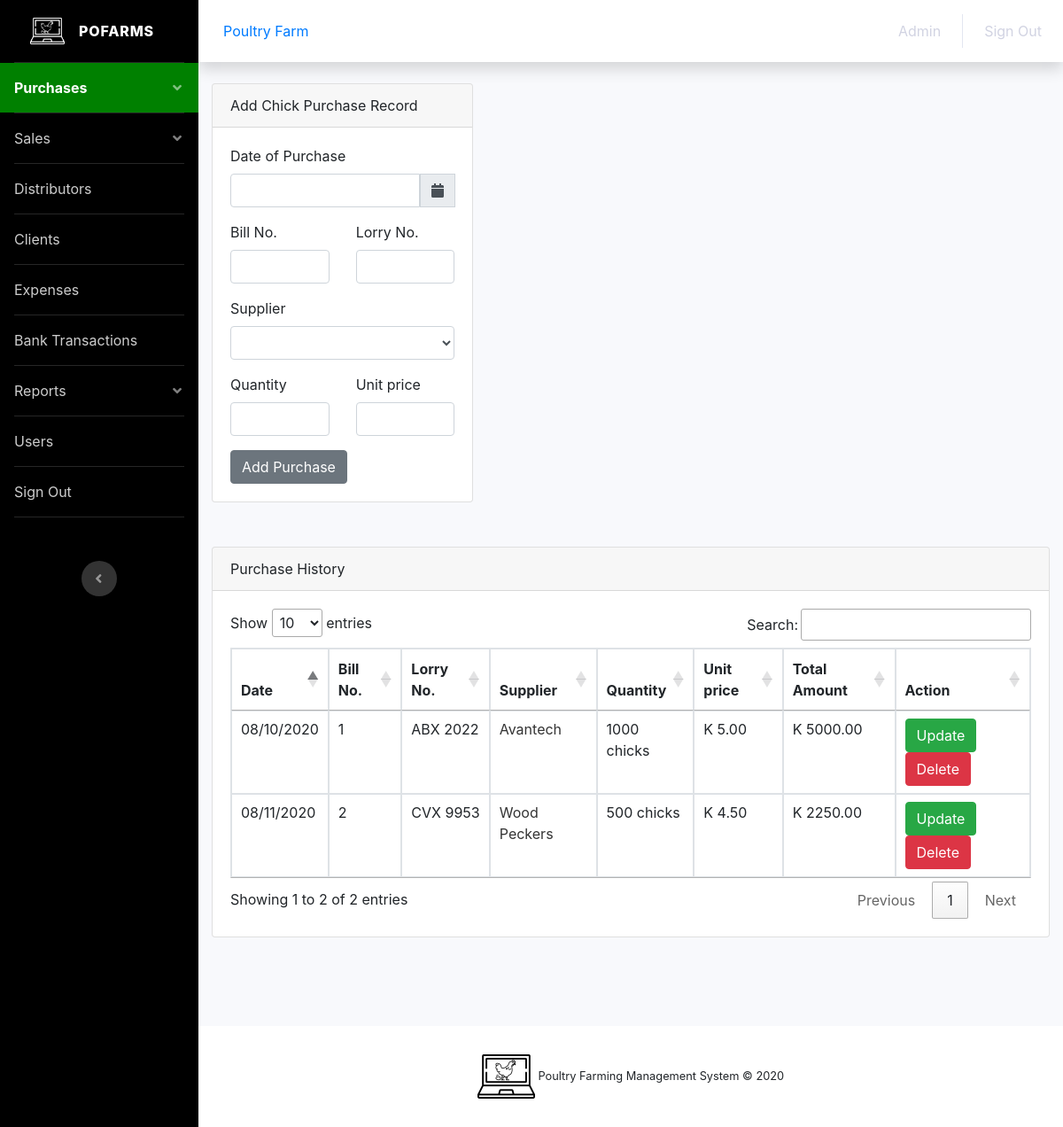
Page /chicken.php (signed in) on the committed database.
### tables this page shows
CREATE TABLE `chick_purchase` (
  `id` int(15) NOT NULL,
  `name_idd` varchar(50) NOT NULL,
  `date` varchar(25) NOT NULL,
  `b_no` varchar(15) NOT NULL,
  `l_no` varchar(15) NOT NULL,
  `supplier` varchar(50) NOT NULL,
  `qty` varchar(10) NOT NULL,
  `u_price` double(9,2) NOT NULL,
  `t_amount` double(9,2) NOT NULL
);

### database/server.php (called while the page is built, shortened)
<?php
$u_date ="";
$u_l_no ="";
$u_u_price ="";
$edit_state ="";
?>

### chicken.php (the view, shortened to what this page needs)
<?php
include 'database/config.php';
$comp_name = $_SESSION['name'];
?>
<!DOCTYPE html>
<html lang="en">
<head>
  <link rel="stylesheet" type="text/css" href="assets/css/styles.css">
  <link href="https://cdnjs.cloudflare.com/ajax/libs/font-awesome/5.13.0/css/all.min.css" rel="stylesheet">
  <link rel="stylesheet" href="https://stackpath.bootstrapcdn.com/font-awesome/4.5.0/css/font-awesome.min.css">
  <link href="https://cdnjs.cloudflare.com/ajax/libs/bootstrap-datepicker/1.7.1/css/bootstrap-datepicker.min.css" rel="stylesheet"/>
  <link href="assets/css/dashboard.css" rel="stylesheet">
  <link rel="stylesheet" type="text/css" href="assets/css/styles.css">
  <link rel="stylesheet" type="text/css" href="//cdn.datatables.net/1.10.21/css/jquery.dataTables.min.css">
  <link rel="stylesheet" href="https://stackpath.bootstrapcdn.com/bootstrap/4.5.0/css/bootstrap.min.css">
  <link rel="stylesheet" href="https://maxcdn.bootstrapcdn.com/bootstrap/4.0.0/css/bootstrap.min.css">
  <link rel="stylesheet" href="https://cdnjs.cloudflare.com/ajax/libs/font-awesome/4.7.0/css/font-awesome.min.css">
</head>
<body id="page-top">
  <div id="wrapper">
    <ul class="navbar-nav bg-gradient-black sidebar sidebar-dark accordion" id="accordionSidebar">
      <a class="sidebar-brand d-flex align-items-center justify-content-center" href="dashboard.php">
        <div class="sidebar-brand-icon">
          <div class="logo-header"><img src="assets/img/pofarms_white.png"></div>
        </div>
        <div class="sidebar-brand-text mx-3">Pofarms</div>
      </a>
      <li class="nav-item active">
        <a href="#collapsePurchase" class="nav-link" data-toggle="collapse" role="button" aria-expanded="false" aria-controls="collapsePurchase">Purchases</a>
      </li>
      <hr class="sidebar-divider my-0">
      <li class="nav-item">
        <a href="#collapseSales" class="nav-link" data-toggle="collapse" role="button" aria-expanded="false" aria-controls="collapsePurchase">Sales</a>
      </li>
      <hr class="sidebar-divider my-0">
      <li class="nav-item">
        <a href="distributor.php" class="nav-link">Distributors</a>
      </li>
      <hr class="sidebar-divider my-0">
      <li class="nav-item">
        <a href="client.php" class="nav-link">Clients</a>
      </li>
      <hr class="sidebar-divider my-0">
      <li class="nav-item">
        <a href="expense.php" class="nav-link">Expenses</a>
      </li>
      <hr class="sidebar-divider my-0">
      <li class="nav-item">
        <a href="bank.php" class="nav-link">Bank Transactions</a>
      </li>
      <hr class="sidebar-divider my-0">
      <li class="nav-item">
        <a href="#collapseReports" class="nav-link" data-toggle="collapse" role="button" aria-expanded="false" aria-controls="collapsePurchase">Reports</a>
      </li>
      <hr class="sidebar-divider my-0">
      <li class="nav-item">
        <a href="users.php" class="nav-link">Users</a>
      </li>
      <hr class="sidebar-divider my-0">
      <li class="nav-item">
        <a href="signout.php" class="nav-link">Sign Out</a>
      </li>
      <hr class="sidebar-divider my-0">
      <div class="text-center d-none d-md-inline">
        <button class="rounded-circle border-0" id="sidebarToggle"></button>
      </div>
    </ul>
    <div id="content-wrapper" class="d-flex flex-column">
      <div id="content">
        <nav class="navbar navbar-expand navbar-light bg-white topbar mb-4 static-top shadow">
          <div class="nav-item"><a href="dashboard.php" class="nav-link"><?php echo $_SESSION['name']; ?></a></div>
          <ul class="navbar-nav ml-auto">
            <li class="nav-item">
              <a href="#" class="nav-link"><?php echo $_SESSION['type']; ?></a>
            </li>
            <li class="nav-item">
              <a href="signout.php" class="nav-link">Sign Out</a>
            </li>
          </ul>
        </nav>
        <div class="container-fluid">
          <div class="row">
            <div class="col-xl-4 col-lg-7">
              <div class="card">
                <div class="card-header">Add Chick Purchase Record</div>
                <div class="card-body">
                  <div class="form">
                    <form method="post">
                      <div class="form-group">
                        <label>Date of Purchase</label>
                        <div class="input-group date">
                          <input type="text" name="date" class="form-control" required="" id="datepicker" value="<?php echo $u_date; ?>">
                          <div class="input-group-prepend">
                            <span class="input-group-text" id="basic-addon"><i class="fas fa-calendar"></i></span>
                          </div>
                        </div>
                      </div>
                      <div class="row">
                        <div class="col-xl-6">
                          <div class="form-group">
                            <label>Bill No.</label>
                            <input type="number" name="b_no" class="form-control" required="" value="<?php echo $u_b_no; ?>">
                          </div>
                        </div>
                        <div class="col-xl-6">
                          <div class="form-group">
                            <label>Lorry No.</label>
                            <input type="text" name="l_no" class="form-control" required="" value="<?php echo $u_l_no; ?>">
                          </div>
                        </div>
                      </div>
                      <div class="form-group">
                        <label>Supplier</label>
                        <select name="supplier" class="form-control">
                          <option><?php echo $u_supplier; ?></option>
                          <?php
                          $query = "SELECT * FROM `suppliers` ORDER BY name ASC";
                          $fetch = $mysqli->query($query) or die($mysqli->error.__LINE__);
                          while($row = $fetch->fetch_assoc()){ ?>
                            <option><?php echo $row['name']; ?></option>
                          <?php } ?>
                        </select>
                      </div>
                      <div class="row">
                        <div class="col-xl-6">
                          <div class="form-group">
                            <label>Quantity</label>
                            <input type="number" name="qty" class="form-control" required="" value="<?php echo $u_qty; ?>">
                          </div>
                        </div>
                        <div class="col-xl-6">
                          <div class="form-group">
                            <label>Unit price</label>
                            <input type="number" step="any" name="u_price" class="form-control" required="" value="<?php echo $u_u_price; ?>">
                          </div>
                        </div>
                      </div>
                      <?php if ($edit_state == false) {?>
                      <input type="submit" name="purchase-chick" value="Add Purchase" class="btn btn-secondary">
                     <?php } else {?>
                      <input type="submit" name="update-chick" value="Update Purchase" class="btn btn-success">
                     <?php } ?>
                    </form>
                  </div>
                </div>
              </div>
            </div>
            <div class="col-xl-4">
          </div>
        </div>
        <div class="row">
          <div class="col-xl-12 col-lg-7">
            <div class="card">
              <div class="card-header">Purchase History</div>
              <div class="card-body">
                <div class="responsive-table">
                  <table id="chicken" class="table table-bordered">
                    <thead>
                      <tr>
                        <th>Date</th>
                        <th>Bill No.</th>
                        <th>Lorry No.</th>
                        <th>Supplier</th>
                        <th>Quantity</th>
                        <th>Unit price</th>
                        <th>Total Amount</th>
                        <th>Action</th>
                      </tr>
                    </thead>
                    <tbody>
                      <?php
                      $query = "SELECT * FROM `chick_purchase` WHERE name_idd = '$comp_name' ORDER BY id ASC";
                      $fetch = $mysqli->query($query) or die($mysqli->error.__LINE__);
                      while($row = $fetch->fetch_assoc()){ ?>
                        <tr>
                          <td><?php echo $row['date']; ?></td>
                          <td><?php echo $row['b_no']; ?></td>
                          <td><?php echo $row['l_no']; ?></td>
                          <td><a href="distributor.php?#suppliers"><?php echo $row['supplier']; ?></a></td>
                          <td><?php echo $row['qty']; ?> chicks</td>
                          <td>K <?php echo $row['u_price']; ?></td>
                          <td>K <?php echo $row['t_amount']; ?></td>
                          <td>
                            <a href="chicken.php?update=<?php echo $row['id']; ?>" class="btn btn-success">Update</a>
                            <a href="database/delete.php?delete_chick_record=<?php echo $row['id']; ?>" class="btn btn-danger">Delete</a>
                          </td>
                        </tr>
                      <?php } ?>
                    </tbody>
                  </table>
                </div>
              </div>
            </div>
          </div>
        </div>
      </div>
    </div>
    <footer class="sticky-footer bg-white">
      <div class="container my-auto">
        <div class="copyright text-center my-auto">
          <div class="logo-footer">
            <img src="assets/img/pofarms_black.png">
            <span>Poultry Farming Management System &copy; 2020</span>
          </div>
        </div>
      </div>
    </footer>
  </div>
</div>
</body>
</html>

### assets/css/styles.css (style rules this page uses)
.bg-gradient-black { background-color: #000; }
.sidebar li:hover, .sidebar .active { background-color: green; }
.logo-header img { height: 30px; }
.logo-footer img { height: 50px; bottom: 0; }
table tbody tr td a { color: #333; }

### rows in the picture
chick_purchase: date "08/10/2020", b_no "1", l_no "ABX 2022", supplier "Avantech", qty "1000", u_price "5.00", t_amount "5000.00"
chick_purchase: date "08/11/2020", b_no "2", l_no "CVX 9953", supplier "Wood Peckers", qty "500", u_price "4.50", t_amount "2250.00"

### other values in the picture
$_SESSION['name'] "Poultry Farm"
$_SESSION['type'] "Admin"
